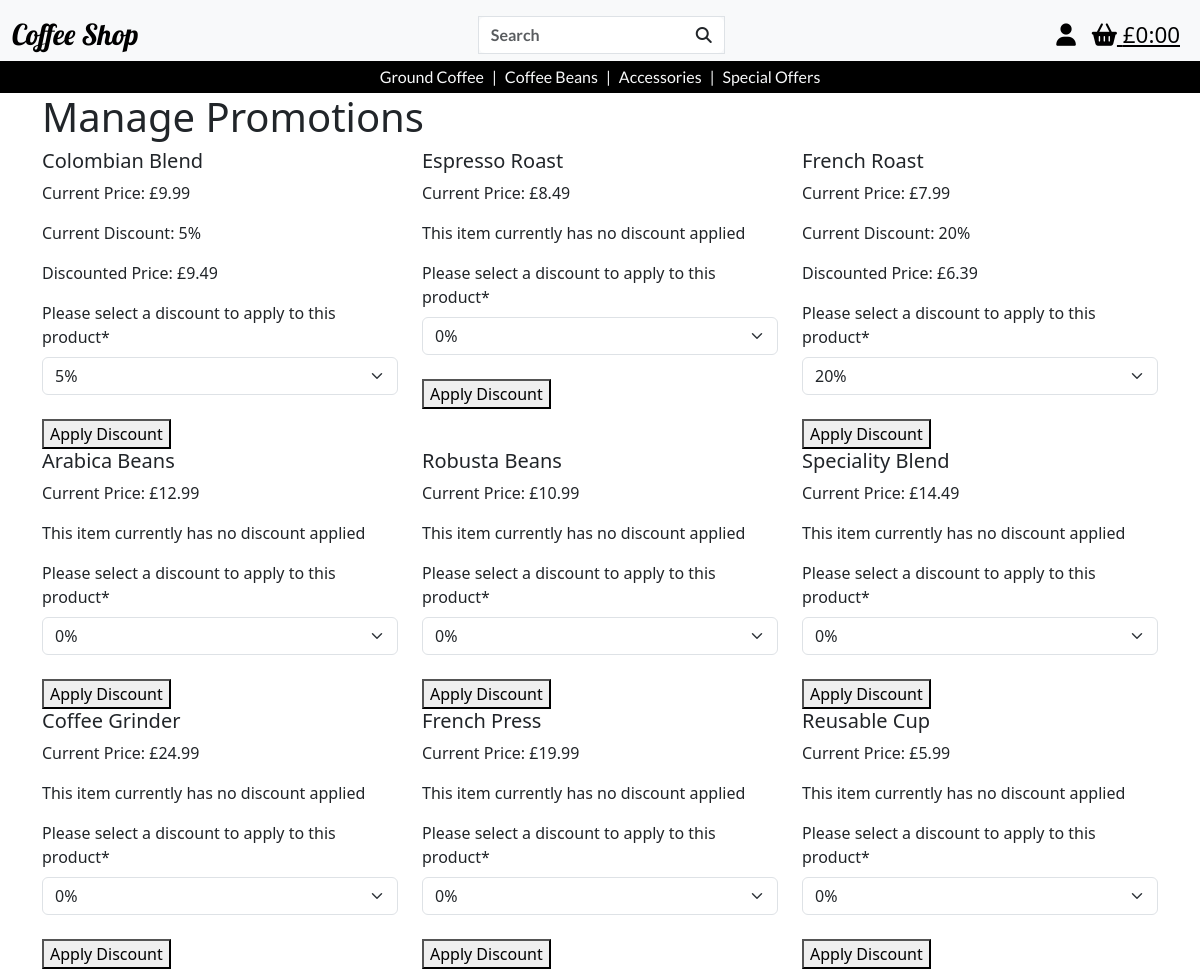
/promotions/ (signed in), run on the app's committed database.
### products/models.py (models this page shows, shortened)
class Product(models.Model):
    category = models.ForeignKey(
        'Category', null=True, blank=True, on_delete=models.SET_NULL)
    sku = models.CharField(max_length=254, null=True, blank=True)
    product_name = models.CharField(max_length=254)
    description = models.TextField()
    price = models.DecimalField(max_digits=6, decimal_places=2)
    image_url = models.URLField(max_length=1024, null=True, blank=True)
    image = models.ImageField(null=True, blank=True)

### promotions/models.py (models this page shows, shortened)
class Discount(models.Model):
    product = models.OneToOneField(Product, on_delete=models.CASCADE, related_name='discount', primary_key=True)
    percentage = models.PositiveIntegerField(validators=[MaxValueValidator(50)])
    def apply_discount(self, price):
        discounted_price = price - (price * self.percentage / 100)
        return round(discounted_price, 2)

### promotions/views.py (the view)
# urls.py: path('', views.manage_promotions, name='manage_promotions'),
@login_required
def manage_promotions(request):
    if request.method == "POST":
        product_id = request.POST.get('product_id')
        discount_percentage = request.POST.get('percentage')
        product = get_object_or_404(Product, pk=product_id)
        if int(discount_percentage) == 0:
            Discount.objects.filter(product=product).delete()
        else:
            Discount.objects.update_or_create(
                product=product,
                defaults={'percentage': int(discount_percentage)}
            )
        return redirect('manage_promotions')
    else:
        products = Product.objects.all()
        discounts = {}
        for discount in Discount.objects.all():
            discounts[discount.product_id] = discount
        product_data = []
        for product in products:
            discount = discounts.get(product.id)
            form = DiscountForm(instance=discount)
            discounted_price = (
                discount.apply_discount(product.price) if discount else None
            )
            product_data.append({
                'product': product,
                'form': form,
                'discounted_price': discounted_price,
            })
        context = {'product_data': product_data}
        return render(request, 'promotions/manage_promotions.html', context)

### bag/contexts.py (called while the page is built, shortened)
def bag_contents(request):
    bag_items = []
    total = 0
    product_count = 0
    bag = request.session.get('bag', {})
    if total < settings.FREE_DELIVERY_THRESHOLD:
        delivery = total * Decimal(settings.STANDARD_DELIVERY_PERCENTAGE / 100)
        free_delivery_delta = settings.FREE_DELIVERY_THRESHOLD - total
    else:
        delivery = 0
        free_delivery_delta = 0
    grand_total = delivery + total
    context = {
        'bag_items' : bag_items,
        'total' : total,
        'product_count' : product_count,
        'delivery': delivery,
        'free_delivery_delta' : free_delivery_delta,
        'free_delivery_threshold' : settings.FREE_DELIVERY_THRESHOLD,
        'grand_total' : grand_total,
    }
    return context

### promotions/templates/promotions/manage_promotions.html (shortened to what this page needs)
{% extends 'base.html' %}
{% block content %}
<div class="container">
    <h1>Manage Promotions</h1>
    <div class="row">
        {% for item in product_data %}
            <div class="col-md-4">
                <div class="">
                        <h5 class="">{{ item.product.product_name }}</h5>
                        <p>Current Price: £{{ item.product.price }}</p>
                        {% if item.discounted_price %}
                            <p>Current Discount: {{ item.product.discount.percentage }}%</p>
                            <p>Discounted Price: £{{ item.discounted_price }}</p>
                        {% else %}
                            <p>This item currently has no discount applied</p>
                        {% endif %}
                        <form method="post">
                            {{ item.form|crispy }}
                            <button type="submit" class="mt-2">Apply Discount</button>
                        </form>
                </div>
            </div>
        {% endfor %}
    </div>
</div>
{% endblock %}

### data on the page
Product: product.product_name "Colombian Blend", product.price "9.99", product.discount.percentage "5", discounted_price "9.49", percentage "5%"
Product: product.product_name "Espresso Roast", product.price "8.49", shows "This item currently has no discount applied"
Product: product.product_name "French Roast", product.price "7.99", product.discount.percentage "20", discounted_price "6.39", percentage "20%"
Product: product.product_name "Arabica Beans", product.price "12.99", shows "This item currently has no discount applied"
Product: product.product_name "Robusta Beans", product.price "10.99", shows "This item currently has no discount applied"
Product: product.product_name "Speciality Blend", product.price "14.49", shows "This item currently has no discount applied"
Product: product.product_name "Coffee Grinder", product.price "24.99", shows "This item currently has no discount applied"
Product: product.product_name "French Press", product.price "19.99", shows "This item currently has no discount applied"
Product: product.product_name "Reusable Cup", product.price "5.99", shows "This item currently has no discount applied"
